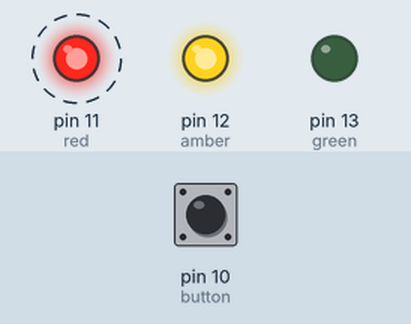
A sketch run on a simulated Arduino Uno, built with avr-gcc and run on an emulated ATmega328P. Shown: output pins drawn as LEDs (lit = HIGH). Dashed ring = blinking. The inputs (shaded band) are chosen by the test bench; at power-on: pin 10 (button) HIGH.

Above: at 0.5 s.
Timing chart, 0 to 3.0 s (numbered marks = the images above):
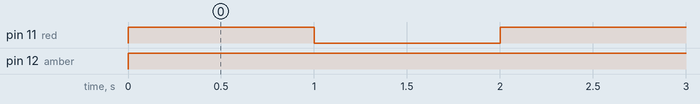

The sketch:

TrafficLights.ino
```cpp
/* Traffic light simulator */

int green = 13;
int amber = 12;
int red = 11;
int button = 10;
int stopLightOn = 0;

void setup() {
  pinMode(green, OUTPUT);
  pinMode(amber, OUTPUT);
  pinMode(red, OUTPUT);
  pinMode(button, INPUT);

  digitalWrite(green, LOW); //Begin on red light
  digitalWrite(amber, LOW);
  digitalWrite(red, HIGH);
  stopLightOn = 1;
}

void loop() {
  while(digitalRead(button)==0) {}; //wait until button pressed

  if (stopLightOn == 1)
  { goSequence(); }
  else
  { stopSequence(); }
}

void stopSequence() {
  digitalWrite(green, LOW);
  digitalWrite(amber, HIGH);
  delay(1000);
  digitalWrite(amber, LOW);
  digitalWrite(red, HIGH);
  stopLightOn = 1;
}

void goSequence() {
  digitalWrite(amber, HIGH);
  delay(1000);
  digitalWrite(green, HIGH);
  digitalWrite(amber, LOW);
  digitalWrite(red, LOW);
  stopLightOn = 0;
}
```

Measured:
- by itself, pin 11 (red): alternates HIGH for 1.0 s and LOW for 1.0 s
- by itself, pin 12 (amber): LOW → HIGH at 0.00 s
- by itself, everything shown: repeats every 2.0 s, in 4 steps
